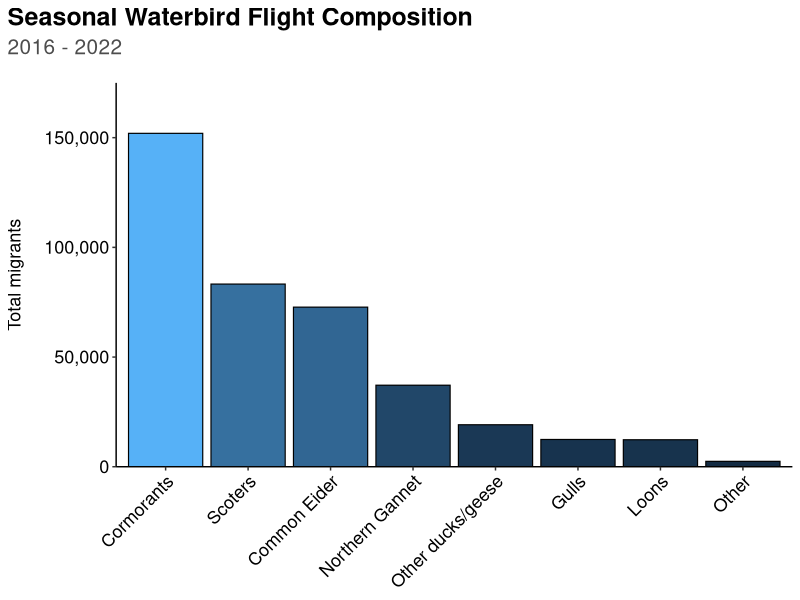

Here is the R script that generated this plot:
#------------------------------------------------#
####           Packages and Source            ####
#------------------------------------------------#

## Packages
library(tidyverse)
library(lubridate)
library(scales)




#------------------------------------------------#
####           Read and clean data            ####
#------------------------------------------------#

## Read, fix some formatting/groups, and calculate stats
flightcomp <- tibble(read.csv("outputs/species_totals_data_groupings.csv")) %>% 
  mutate(grouping = str_replace(grouping, "Alcids", "Other"),
         grouping = str_replace(grouping, "Passerines", "Other"),
         grouping = str_replace(grouping, "Grebes", "Other"),
         grouping = str_replace(grouping, "Raptors", "Other"),
         grouping = str_replace(grouping, "Shorebirds", "Other"),
         grouping = str_replace(grouping, "Other ducks and geese", "Other ducks/geese"),
         grouping = str_replace(grouping, "Larids", "Gulls")) %>% 
  group_by(grouping) %>% 
  summarise(total = sum(total.ind)) %>% 
  arrange(-total) %>% 
  mutate(percent = 100*(total/sum(total)),
         grouping = factor(grouping, levels = c("Cormorants", "Scoters", "Common Eider",
                                                "Northern Gannet", "Other ducks/geese",
                                                "Gulls", "Loons", "Other")))


## Write csv
# write.csv(flightcomp, "outputs/sea_watch_flight_composition.csv", row.names = F)


## Plot
flightcomp %>% 
  ggplot(aes(x = grouping, y = total, fill = total)) +
  geom_bar(stat = "identity", color = "black", linewidth = 0.4) +
  scale_y_continuous(labels = comma, expand = c(0,0), limits = c(0, 175000)) +
  labs(y = "Total migrants", x = NULL, title = "Seasonal Waterbird Flight Composition",
       subtitle = "2016 - 2022") +
  theme_classic() +
  theme(plot.title.position = "plot",
        plot.title = element_text(face = "bold", size = 18),
        plot.subtitle = element_text(color = "gray30", size = 15, margin = margin(0, 0, 0.6, 0, "cm")),
        axis.text = element_text(color = "black", size = 13),
        axis.text.x = element_text(angle = 45, hjust = 1),
        axis.title = element_text(size = 13),
        axis.title.y = element_text(margin = margin(0, 0.5, 0, 0, "cm")),
        legend.position = "none")


## Save plot
# ggsave("outputs/flight_composition_figure3.png", dpi = 700, height = 5.5, width = 8)




